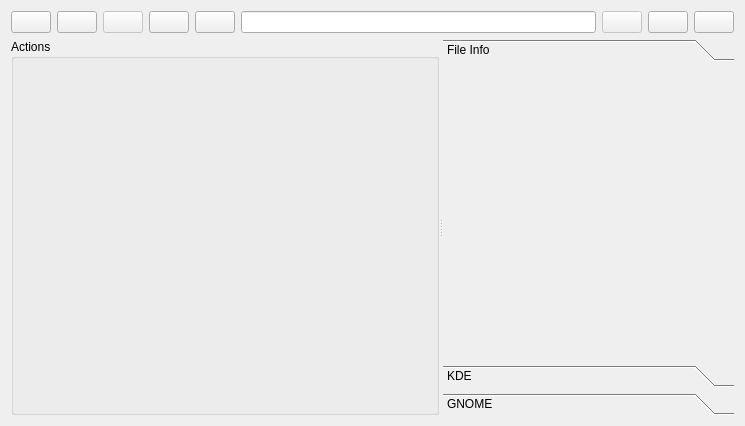
<ui version="4.0" >
 <class>MetafileWidget</class>
 <widget class="QWidget" name="MetafileWidget" >
  <property name="geometry" >
   <rect>
    <x>0</x>
    <y>0</y>
    <width>745</width>
    <height>426</height>
   </rect>
  </property>
  <property name="windowTitle" >
   <string>Form</string>
  </property>
  <layout class="QVBoxLayout" name="verticalLayout" >
   <item>
    <layout class="QHBoxLayout" name="horizontalLayout" >
     <item>
      <widget class="QPushButton" name="newTab" >
       <property name="toolTip" >
        <string>New Tab</string>
       </property>
       <property name="text" >
        <string/>
       </property>
       <property name="icon" >
        <iconset>
         <normaloff>../../media/file/new_tab.png</normaloff>../../media/file/new_tab.png</iconset>
       </property>
       <property name="iconSize" >
        <size>
         <width>32</width>
         <height>32</height>
        </size>
       </property>
      </widget>
     </item>
     <item>
      <widget class="QPushButton" name="back" >
       <property name="toolTip" >
        <string>Back</string>
       </property>
       <property name="text" >
        <string/>
       </property>
       <property name="icon" >
        <iconset>
         <normaloff>../../media/file/back.png</normaloff>../../media/file/back.png</iconset>
       </property>
       <property name="iconSize" >
        <size>
         <width>32</width>
         <height>32</height>
        </size>
       </property>
      </widget>
     </item>
     <item>
      <widget class="QPushButton" name="next" >
       <property name="enabled" >
        <bool>false</bool>
       </property>
       <property name="toolTip" >
        <string>Next</string>
       </property>
       <property name="text" >
        <string/>
       </property>
       <property name="icon" >
        <iconset>
         <normaloff>../../media/file/next.png</normaloff>../../media/file/next.png</iconset>
       </property>
       <property name="iconSize" >
        <size>
         <width>32</width>
         <height>32</height>
        </size>
       </property>
      </widget>
     </item>
     <item>
      <widget class="QPushButton" name="up" >
       <property name="toolTip" >
        <string>Up</string>
       </property>
       <property name="text" >
        <string/>
       </property>
       <property name="icon" >
        <iconset>
         <normaloff>../../media/file/up.png</normaloff>../../media/file/up.png</iconset>
       </property>
       <property name="iconSize" >
        <size>
         <width>32</width>
         <height>32</height>
        </size>
       </property>
      </widget>
     </item>
     <item>
      <widget class="QPushButton" name="home" >
       <property name="toolTip" >
        <string>Home</string>
       </property>
       <property name="text" >
        <string/>
       </property>
       <property name="icon" >
        <iconset>
         <normaloff>../../media/file/home.png</normaloff>../../media/file/home.png</iconset>
       </property>
       <property name="iconSize" >
        <size>
         <width>32</width>
         <height>32</height>
        </size>
       </property>
      </widget>
     </item>
     <item>
      <widget class="QLineEdit" name="url" />
     </item>
     <item>
      <widget class="QPushButton" name="editThis" >
       <property name="enabled" >
        <bool>false</bool>
       </property>
       <property name="toolTip" >
        <string>Edit</string>
       </property>
       <property name="text" >
        <string/>
       </property>
       <property name="icon" >
        <iconset>
         <normaloff>../../media/file/edit.png</normaloff>../../media/file/edit.png</iconset>
       </property>
       <property name="iconSize" >
        <size>
         <width>32</width>
         <height>32</height>
        </size>
       </property>
       <property name="checkable" >
        <bool>false</bool>
       </property>
      </widget>
     </item>
     <item>
      <widget class="QPushButton" name="detach" >
       <property name="toolTip" >
        <string>Detach</string>
       </property>
       <property name="text" >
        <string/>
       </property>
       <property name="icon" >
        <iconset>
         <normaloff>../../media/file/detach.png</normaloff>../../media/file/detach.png</iconset>
       </property>
       <property name="iconSize" >
        <size>
         <width>32</width>
         <height>32</height>
        </size>
       </property>
      </widget>
     </item>
     <item>
      <widget class="QPushButton" name="close" >
       <property name="toolTip" >
        <string>Close</string>
       </property>
       <property name="text" >
        <string/>
       </property>
       <property name="icon" >
        <iconset>
         <normaloff>../../media/file/close.png</normaloff>../../media/file/close.png</iconset>
       </property>
       <property name="iconSize" >
        <size>
         <width>32</width>
         <height>32</height>
        </size>
       </property>
      </widget>
     </item>
    </layout>
   </item>
   <item>
    <widget class="QSplitter" name="splitter" >
     <property name="orientation" >
      <enum>Qt::Horizontal</enum>
     </property>
     <widget class="QGroupBox" name="groupBox" >
      <property name="title" >
       <string>Actions</string>
      </property>
     </widget>
     <widget class="QToolBox" name="toolBox" >
      <property name="currentIndex" >
       <number>0</number>
      </property>
      <widget class="QWidget" name="strona" >
       <attribute name="label" >
        <string>File Info</string>
       </attribute>
      </widget>
      <widget class="QWidget" name="page" >
       <property name="geometry" >
        <rect>
         <x>0</x>
         <y>0</y>
         <width>237</width>
         <height>112</height>
        </rect>
       </property>
       <attribute name="label" >
        <string>KDE</string>
       </attribute>
      </widget>
      <widget class="QWidget" name="page_2" >
       <property name="geometry" >
        <rect>
         <x>0</x>
         <y>0</y>
         <width>237</width>
         <height>112</height>
        </rect>
       </property>
       <attribute name="label" >
        <string>GNOME</string>
       </attribute>
      </widget>
     </widget>
    </widget>
   </item>
  </layout>
 </widget>
 <resources/>
 <connections/>
</ui>
